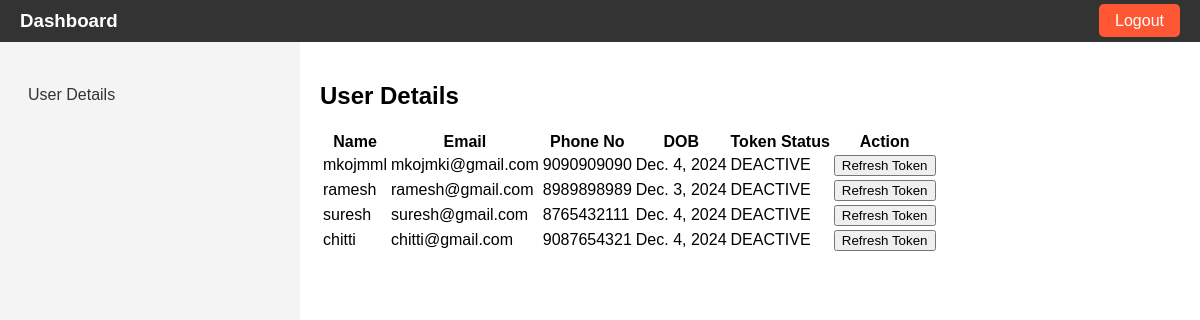
Screenshot of /user_details with the database file from the repository.
### VRV_APP/models.py (models this page shows, shortened)
class userdetails(models.Model):
    client=models.ForeignKey(User,on_delete=models.CASCADE, null=True, blank=True)
    phone = models.CharField(max_length=10, unique=True)
    dob = models.DateField()
    user_token = models.CharField(max_length=10000,unique=True,null=True)
    user_type = models.CharField(max_length=100,null=True)
    token_creation_time=models.DateTimeField(null=True,blank=True)
    status=models.CharField(max_length=100,choices=Token_choices,null=True,blank=True)

### VRV_APP/views.py (the view)
# urls.py: path('user_details', views.user_details, name='user_details'),
def user_details(request):
    user_detail = userdetails.objects.all()
    present_time=timezone.now()
    threshold = timedelta(minutes=30)
    for i in user_detail:
        if i.token_creation_time:
            if present_time-i.token_creation_time>threshold:
                i.status='DEACTIVE'
                i.save()
    user_detail = userdetails.objects.all()
    return render(request, "user_details.html", {"user_details": user_detail})

### Templates/user_details.html (shortened to what this page needs)
{% extends 'dashboard.html' %}
{% block main %}
    <div class="container">
        <h2>User Details</h2>
        <table>
            <thead>
                <tr>
                    <th>Name</th>
                    <th>Email</th>
                    <th>Phone No</th>
                    <th>DOB</th>
                    <th>Token Status</th>
                    <th>Action</th>
                </tr>
            </thead>
            <tbody>
                {% for user in user_details %}
                <tr>
                    <td>{{ user.client.username }}</td>
                    <td>{{ user.client.email }}</td>
                    <td>{{ user.phone }}</td>
                    <td>{{ user.dob }}</td>
                    <td>{{ user.status }}</td>
                    <td><a href="{% url 'refresh_token' user.id %}"><button>Refresh Token</button></a></td>
                </tr>
                {% endfor %}
            </tbody>
        </table>
    </div>
{% endblock %}

### Templates/dashboard.html (shortened to what this page needs)
<!DOCTYPE html>
<html lang="en">
<head>
</head>
<body>
    <nav class="navbar">
        <div class="navbar-left">
            <h3>Dashboard</h3>
        </div>
        <div class="navbar-right">
            <a href="{% url 'logout' %}" class="btn-logout">Logout</a>
        </div>
    </nav>
    <div class="main-container">
        <aside class="sidebar">
            <ul class="menu">
                <li><a href="{% url 'user_details' %}">User Details</a></li>
            </ul>
        </aside>
    <div class="content">
        {% block main %}{% endblock %}
    </div>
</div>
</body>
</html>

### Templates/dashboard.html (style rules this page uses)
body { margin: 0; font-family: Arial, sans-serif; }
.navbar { display: flex; justify-content: space-between; align-items: center; background-color: #333; padding: 10px 20px; color: white; }
.navbar-left h3 { margin: 0; }
.navbar-right a { background-color: #ff5733; color: white; padding: 8px 16px; text-decoration: none; border-radius: 5px; }
.main-container { display: flex; }
.sidebar { width: 25%; height: 1000px; background-color: #f4f4f4; padding: 20px; box-sizing: border-box; }
.sidebar .menu { list-style-type: none; padding: 0; }
.sidebar .menu li { margin: 10px 0; }
.sidebar .menu li a { color: #333; text-decoration: none; padding: 8px; display: block; border-radius: 5px; }
.content { width: 70%; padding: 20px; box-sizing: border-box; }

### rows the page displays
userdetails: client.username "mkojmml", client.email "mkojmki@gmail.com", phone "9090909090", dob "Dec. 4, 2024", status "DEACTIVE"
userdetails: client.username "ramesh", client.email "ramesh@gmail.com", phone "8989898989", dob "Dec. 3, 2024", status "DEACTIVE"
userdetails: client.username "suresh", client.email "suresh@gmail.com", phone "8765432111", dob "Dec. 4, 2024", status "DEACTIVE"
userdetails: client.username "chitti", client.email "chitti@gmail.com", phone "9087654321", dob "Dec. 4, 2024", status "DEACTIVE"
